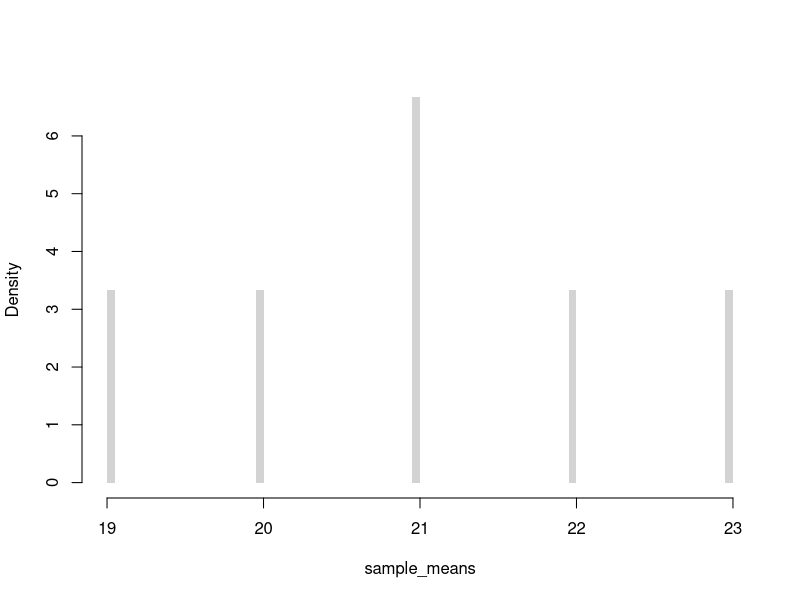
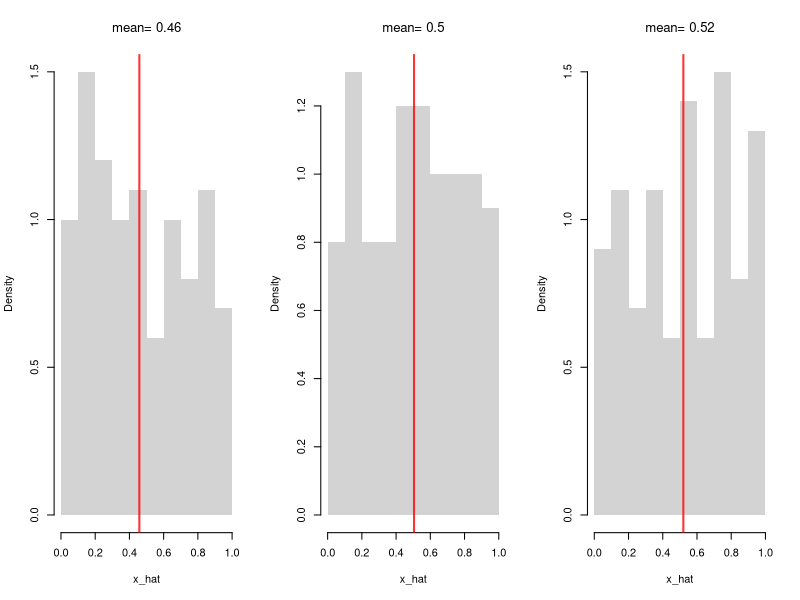
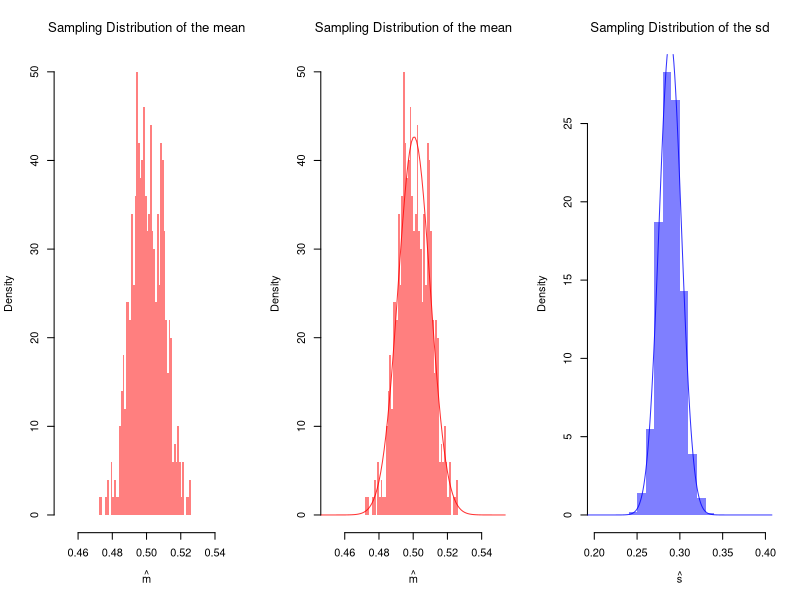
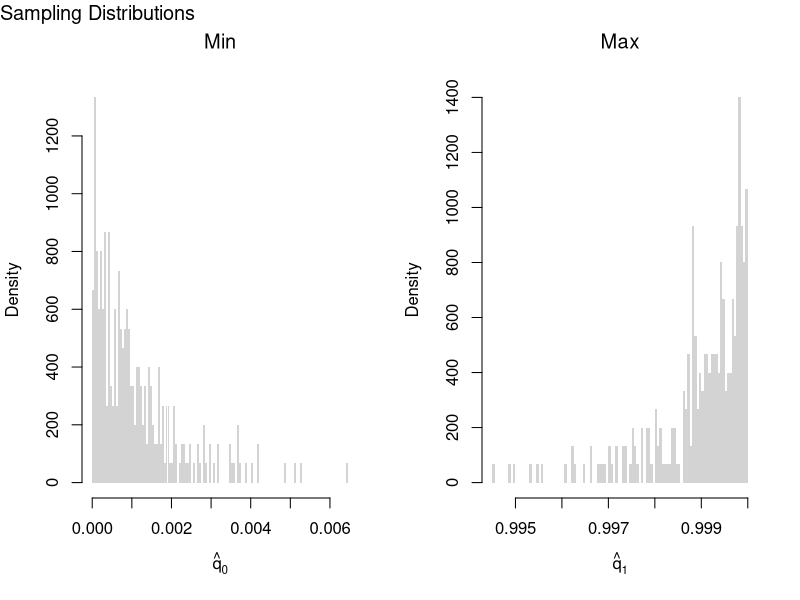
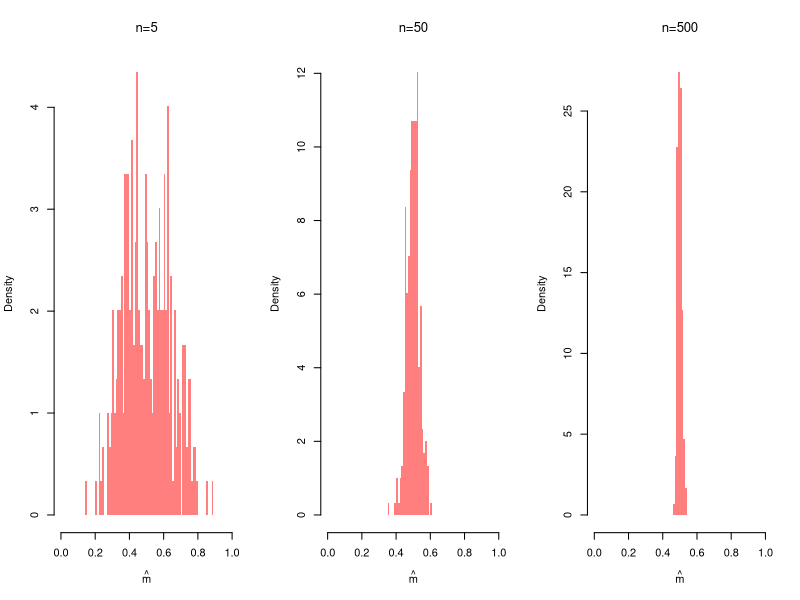
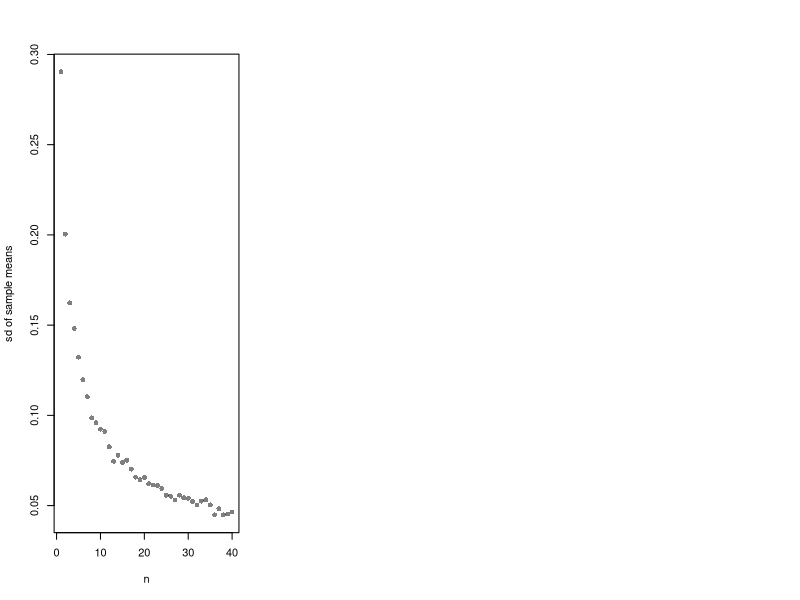
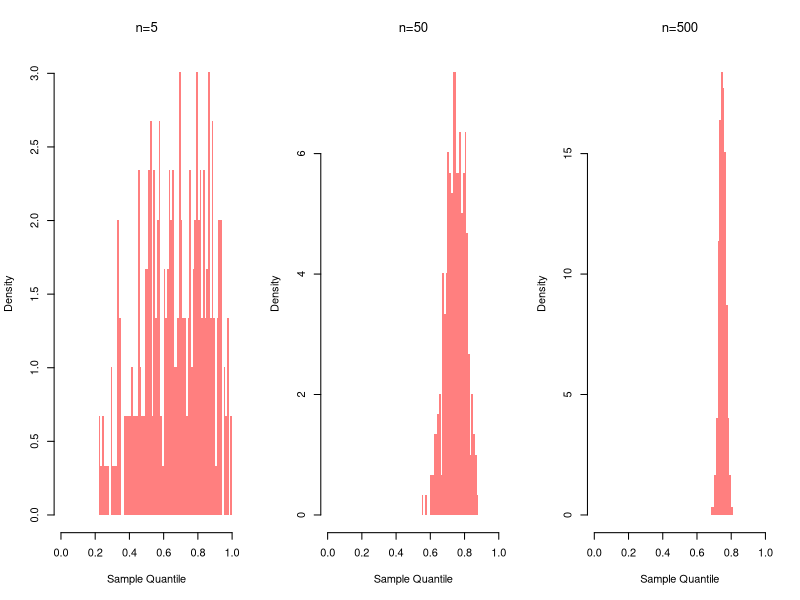
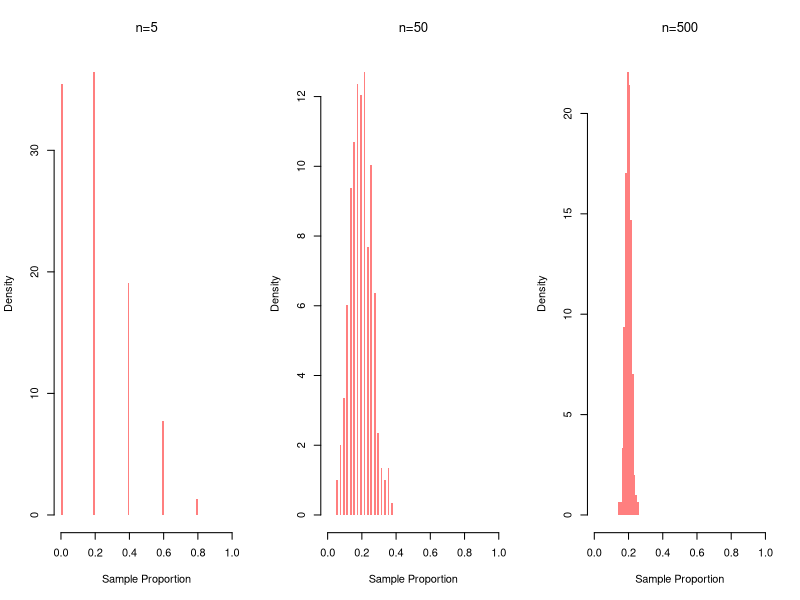

Write R code to recreate these figures, in order.
## ---- chunk 1
# Simple random sample (no duplicates, equal probability)
population_values <- c(1, 2, 3, 4) # population
sample(population_values, 2, replace=FALSE) #sample
## ---- chunk 2
#{1, 2, 3} {1, 3, 2}
#{2, 1, 3} {2, 3, 1}  
#{3, 2, 1} {3, 1, 2}
factorial(3)
## ---- chunk 3
#Ways to draw k=2 from a set with n=4
#{1, 2} {1, 3} {1, 4}  
#      {2, 3} {2, 4}  
#            {3, 4} 

choose(4, 2)
## ---- chunk 4
# License plates: 3 distinct letters, 3 distinct numbers
(26 * 25 * 24) * (10 * 9 * 8)

# Bank-account sample of 3 from 20 (order irrelevant)
choose(20, 3)

# HR committee: morning ordered, afternoon unordered
(25 * 24) * choose(23, 5)
## ---- chunk 5
#All possible samples of two from a bag of numbers {1, 2, 3, 4} with replacement 
#{1, 1} {1, 2} {1, 3}, {3, 4}
#{2, 2} {2, 3} {2, 4}
#{3, 3} {3, 4}
#{4, 4}

# Simple random sample (duplicates, equal probability)
sample(population_values, 2, replace=TRUE)
## ---- chunk 6
population_values <- c(18, 20, 22, 24) # Ages for student population
# six possible samples
m1_hat <- mean( population_values[c(1, 2)] ) #{1, 2}
m2_hat <- mean( population_values[c(1, 3)] ) #{1, 3}
m3_hat <- mean( population_values[c(1, 4)] ) #{3, 4}
m4_hat <- mean( population_values[c(2, 3)] ) #{2, 3}
m5_hat <- mean( population_values[c(2, 4)] ) #{2, 4}
m6_hat <- mean( population_values[c(3, 4)] ) #{3, 4}
# sampling distribution
sample_means <- c(m1_hat, m2_hat, m3_hat, m4_hat, m5_hat, m6_hat)
hist(sample_means,
    freq=FALSE, breaks=100,
    main=NA, border=NA)
## ---- chunk 7
# Three Sample Example from infinite population
x1_hat <- runif(100)
m1_hat <- mean(x1_hat)
x2_hat <- runif(100)
m2_hat <- mean(x2_hat)
x3_hat <- runif(100)
m3_hat <- mean(x3_hat)
sample_means <- c(m1_hat, m2_hat, m3_hat)
sample_means

# An Equivalent Approach: fill vector in a loop
sample_means <- rep(NA, 3)
for(i in seq(sample_means)){
    x_hat <- runif(100)
    m_hat <- mean(x_hat)
    sample_means[i] <- m_hat
}
sample_means
## ---- chunk 8
# Three Sample Example w/ Visual
par(mfrow=c(1, 3))
for(b in 1:3){
    x_hat <- runif(100)
    m_hat <-  mean(x_hat)
    hist(x_hat,
        breaks=seq(0, 1, by=.1), #for comparability
        freq=FALSE, main=NA, border=NA)
    abline(v=m_hat, col=rgb(1, 0, 0, .8), lwd=2)
    title(paste0('mean= ', round(m_hat, 2)),  font.main=1)
}
## ---- chunk 9
# Many sample example
sample_means <- rep(NA, 500)
for(i in seq_along(sample_means)){
    x_hat <- runif(1000)
    m_hat <- mean(x_hat)
    sample_means[i] <- m_hat
}
hist(sample_means,
    breaks=seq(0.45, 0.55, by=.001),
    border=NA, freq=FALSE,
    col=rgb(1, 0, 0, .5),
    xlab=expression(hat(m)),
    main=NA)
title('Sampling Distribution of the mean', font.main=1)
## ---- chunk 10
hist(sample_means,
    breaks=seq(0.45, 0.55, by=.001),
    border=NA, freq=FALSE,
    col=rgb(1, 0, 0, .5),
    xlab=expression(hat(m)),
    main=NA)
title('Sampling Distribution of the mean', font.main=1)

# Approximately normal?
m_sampling_hat <- mean(sample_means)
s_sampling_hat <- sd(sample_means)
x <- seq(0.1, 0.9, by=0.001)
fx <- dnorm(x, m_sampling_hat, s_sampling_hat)
lines(x, fx, col=rgb(1, 0, 0, .8))
## ---- chunk 11
# CLT example of the 'sd' statistic
sample_sds <- rep(NA, 1000)
for(i in seq_along(sample_sds)){
    x_hat <- runif(100) # same distribution
    s_hat <- sd(x_hat) # different statistic
    sample_sds[i] <- s_hat
}
hist(sample_sds,
    breaks=seq(0.2, 0.4, by=.01),
    border=NA, freq=FALSE,
    col=rgb(0, 0, 1, .5),
    xlab=expression(hat(s)),
    main=NA)
title('Sampling Distribution of the sd', font.main=1)

# Approximately normal?
m_sampling_hat <- mean(sample_sds)
s_sampling_hat <- sd(sample_sds)
x <- seq(0.1, 0.9, by=0.001)
fx <- dnorm(x, m_sampling_hat, s_sampling_hat)
lines(x, fx, col=rgb(0, 0, 1, .8))

# try another random variable, such as rexp(100) instead of runif(100)
## ---- chunk 12
# Create 300 samples, each with 1000 random uniform variables
X_samples <- matrix(nrow=300, ncol=1000)
for(i in seq(1, nrow(X_samples))){
    X_samples[i, ] <- runif(1000)
}
# Each row is a new sample
length(X_samples[1, ])

# Compute min and max for each sample
x_mins <- apply(X_samples, 1, quantile, probs=0)
x_maxs <- apply(X_samples, 1, quantile, probs=1)

# Plot the sampling distributions of min, median, and max
# Median looks normal. Maximum and minimum do not!
par(mfrow=c(1, 2))
hist(x_mins, breaks=100, main=NA,
    xlab=expression(hat(q)[0]), border=NA, freq=FALSE)
title('Min', font.main=1)
hist(x_maxs, breaks=100, main=NA,
    xlab=expression(hat(q)[1]), border=NA, freq=FALSE)
title('Max', font.main=1)
title('Sampling Distributions', outer=TRUE, line=-1, adj=0, font.main=1)
## ---- chunk 13
m_sampling_hat <- mean(sample_means)
round(m_sampling_hat, 3)
## ---- chunk 14
par(mfrow=c(1, 3))
for(n in c(5, 50, 500)){
    sample_means_n <- rep(NA, 299)
    for(i in seq_along(sample_means_n)){
        x_hat <- runif(n)
        m_hat <- mean(x_hat)
        sample_means_n[i] <- m_hat
    }
    hist(sample_means_n,
        breaks=seq(0, 1, by=.01),
        border=NA, freq=FALSE,
        col=rgb(1, 0, 0, .5),
        xlab=expression(hat(m)),
        main=NA)
    title(paste0('n=', n), font.main=1)
}
## ---- chunk 15
n_seq <- seq(1, 40)
sd_seq <- rep(NA, length(n_seq))
for(n in seq_along(sd_seq)){
    sample_means_n <- rep(NA, 499)
    for(i in seq_along(sample_means_n)){
        x_hat <- runif(n)
        m_hat <- mean(x_hat)
        sample_means_n[i] <- m_hat
    }
    sd_seq[n] <- sd(sample_means_n)
}
plot(n_seq, sd_seq, pch=16, col=grey(0, 0.5),
    xlab='n', ylab='sd of sample means', main=NA)
## ---- chunk 16
population_values <- c(18, 20, 22, 24) #student ages (population values)
mean(population_values) # Population mean

# six possible samples of size 2
m1_hat <- mean( population_values[c(1, 2)] ) #{1, 2}
m2_hat <- mean( population_values[c(1, 3)] ) #{1, 3}
m3_hat <- mean( population_values[c(1, 4)] ) #{1, 4}
m4_hat <- mean( population_values[c(2, 3)] ) #{2, 3}
m5_hat <- mean( population_values[c(2, 4)] ) #{2, 4}
m6_hat <- mean( population_values[c(3, 4)] ) #{3, 4}
means_2 <- c(m1_hat, m2_hat, m3_hat, m4_hat, m5_hat, m6_hat)
sort(means_2)

# four possible samples of size 3
m1_hat <- mean( population_values[c(1, 2, 3)] )
m2_hat <- mean( population_values[c(1, 2, 4)] )
m3_hat <- mean( population_values[c(1, 3, 4)] )
m4_hat <- mean( population_values[c(2, 3, 4)] )
means_3 <- c(m1_hat, m2_hat, m3_hat, m4_hat)
sort(means_3)
## ---- chunk 17
par(mfrow=c(1, 3))
for(n in c(5, 50, 500)){
    sample_quants_n <- rep(NA, 299)
    for(i in seq_along(sample_quants_n)){
        x_hat <- runif(n)
        q_hat <- quantile(x_hat, probs=0.75) #upper quartile
        sample_quants_n[i] <- q_hat
    }
    hist(sample_quants_n,
        breaks=seq(0, 1, by=.01),
        border=NA, freq=FALSE,
        col=rgb(1, 0, 0, .5),
        xlab='Sample Quantile',
        main=NA)
    title(paste0('n=', n), font.main=1)
}
## ---- chunk 18
par(mfrow=c(1, 3))
for(n in c(5, 50, 500)){
    sample_props_n <- rep(NA, 299)
    for(i in seq_along(sample_props_n)){
        x_hat <- sample(1:5, size=n, prob=c(1:5)/15, replace=TRUE)
        p3_hat <- mean(x_hat==3)
        sample_props_n[i] <- p3_hat
    }
    hist(sample_props_n,
        breaks=seq(0, 1, by=.01),
        border=NA, freq=FALSE,
        col=rgb(1, 0, 0, .5),
        xlab='Sample Proportion',
        main=NA)
    title(paste0('n=', n), font.main=1)
}
## ---- chunk 19
par(mfrow = c(1, 3))
for (n in c(50, 500, 5000)) {
  x_hat <- runif(n)
  F_hat <- ecdf(x_hat)
  plot(F_hat, main=NA)
  title(paste0('n=', n), font.main=1)
}
## ---- chunk 20
x_hat <- USArrests[, 'Murder']
m_hat <- mean(x_hat)
m_hat
## ---- chunk 21
# Generate Non-normal Data, from Hesterberg (2015)

# Population is 50% N(-2, 1) and 50% N(2, 4)
population_means <- c(-2, 2)
population_vars <- c(1, 4)

# Generate samples from population
rPopulation <- function(n){
  # Which distribution is each observation coming from
  di <- sample(1:2, size=n, replace=TRUE, prob=c(.5, .5))
  rnorm(n, mean=population_means[di], sd=sqrt(population_vars)[di])
}

# Compute Sample Mean
n <- 25
set.seed(2)
x_hat <- rPopulation(n)
m_hat <- mean(x_hat)
## ---- chunk 22
# Plot Bootstrap Mean
# Modified from Hesterberg (2015)

#### Some parameters for figure layout.
divideX <- c(.6, .65)
divideY <- c(0, .32, .33, .65, .70, 1)
useFraction <- .9
Fraction2 <- 0:1 + c(1, -1) * (1-useFraction)/2
rescaleY <- function(x) (x-.33)/.67
divideY3 <- (c(NA, NA, .33, .65, .70, 1) - .33)/.67

PlotSample <- function(x_hat,
    line_mean=TRUE,
    star=FALSE,
    lineM=NULL,
    col='gray'){
  # line_mean: logical, add a vertical line at the population mean.
  # star:  logical, label with xbar* instead of xbar
  # lineM: NULL or numeric; add a vertical line there

  hist(x_hat, breaks=seq(-6, 8, length=21), col=col,
       probability=TRUE, axes=FALSE, new=FALSE, border=NA,
       xlab='', xlim=c(-6, 8), ylim=c(0, .351),
       xaxs='i', yaxs='i', main=NA)
  axis(side=1, at=c(-6, 8))
  axis(side=1, at=mean(x_hat),
       if(star) expression(hat(m)^r) else expression(hat(m)))
  if(line_mean) {
    segments(mean(population_means), y0=0, y1=.32)
    axis(side=1, at=mean(population_means), '')
  }
  if(length(lineM)) {
    segments(lineM, y0=0, y1=.32, col=rgb(1, 0, 0, .8), lty=2)
    axis(side=1, at=lineM, '', col=rgb(1, 0, 0, .8))
  }
  invisible(NULL)
}

### Plot sample (as substitute for population)
par(fig=c(divideX[1] * (1/3 + 1/3 * Fraction2), divideY3[5:6]),
    mar=.1 + c(2, 0, 0, 0), mex=.8)
PlotSample(x_hat, lineM=m_hat)
axis(1, m_hat, expression(hat(m)), col=rgb(1, 0, 0, .8))

### Bootstrap samples
set.seed(2)  ## Cherry Pick Some Good Ones
boot_samples <- lapply(1:20, function(b) { sample(x_hat, replace=TRUE) })
boot_hists <- lapply(boot_samples, hist, breaks=seq(-6, 8, length=21), plot=FALSE)
boot_ids <- which(sapply(boot_hists, function(f_hat) max(f_hat[['counts']])) <= 5)
## Plot the Cherries
par(fig=c(divideX[1] * (0/3 + 1/3*Fraction2), divideY3[3:4]), new=TRUE)
PlotSample(boot_samples[[boot_ids[1]]], m_hat, line_mean=FALSE, star=TRUE)
par(fig=c(divideX[1] * (1/3 + 1/3*Fraction2), divideY3[3:4]), new=TRUE)
PlotSample(boot_samples[[boot_ids[3]]], m_hat, line_mean=FALSE, star=TRUE)
par(fig=c(divideX[1] * (2/3 + 1/3*Fraction2), divideY3[3:4]), new=TRUE)
PlotSample(boot_samples[[boot_ids[2]]], m_hat, line_mean=FALSE, star=TRUE)

### Bootstrap Distribution
par(fig=c(divideX[2], 1, 0, .5), new=TRUE)
par(mar=c(4.1, 0, 0, 0))
set.seed(2)
boot_means <- sapply(1:999, function(b) {
    x_boot <- sample(x_hat, replace=TRUE) # c.f. jackknife
    mean(x_boot)
})
hist(boot_means, xlim=c(-3, 3), ylim=c(0, 1), breaks=61, border=NA,
     axes=FALSE, col=rgb(.8, 0, 0, .5), freq=FALSE, main=NA, yaxs='i',
     xlab='', ylab='')
abline(v=m_hat, col=rgb(1, 0, 0, .8), lty=2)
abline(v=mean(population_means))
axis(1, c(-3, 3))
axis(1, at=m_hat, expression(hat(m)), col=rgb(1, 0, 0, .8))
#axis(3, at=mean(population_means), expression('\U0001D53C' * group('[', X[i], ']')))

### Arrows
par(mar=c(2.1, 0, 0, 0))
par(fig=c(0, 1, 0, 1), usr=c(0, 1, 0, 1))
arrows(lwd=1.5, length=.125,
       x0=divideX[1] * (.29 + .42 * ppoints(5)[c(1, 3, 5)]),
       x1=divideX[1] * seq(.3, .7, length=3),
       y0=rescaleY(divideY[4:5] %*% c(.2, .77)) - .05,
       y1=rescaleY(divideY[4] - c(.6, 1, .6)*(divideY[5]-divideY[4])) - .05)
arrows(divideX[1], c(.1, .2, .3), length=.125, divideX[2], lwd=1.5)

### Text
text(.4, .8, adj=0, 'Sample')
text((divideX[2]+1)/2, .55, adj=.5, 'Resampling Distribution')
text(0.01, divideY3[4]+.03, adj=0, 'Resamples (r)')
legend(.01, .9, lty=1:2, col=c(rgb(0, 0, 0, .8), rgb(1, 0, 0, .8)),
    legend=expression('\U0001D53C' * group('[', X[i], ']'), hat(m)))
## ---- chunk 23
x_small_hat <- c(1, 6, 7, 22)
jackknife_meds <- rep(NA, length(x_small_hat))
for(i in seq_along(jackknife_meds)){
    jackknife_meds[i] <- median(x_small_hat[-i])
}
jackknife_meds
mean(jackknife_meds)
## ---- chunk 24
x_hat <- USArrests[, 'Murder']
m_hat <- mean(x_hat)

# Jackknife Estimates
n <- length(x_hat)
jack_means <- rep(NA, n)
for(i in seq_along(jack_means)){
    x_jack <- x_hat[-i]
    m_i_hat <- mean(x_jack)
    jack_means[i] <- m_i_hat
}
hist(jack_means, breaks=25,
    border=NA, freq=FALSE,
    main=NA, xlab=expression(hat(m)^group('(', -i, ')')))
abline(v=m_hat, col=rgb(1, 0, 0, .8), lty=2)
## ---- chunk 25
set.seed(1)
x_small_hat <- c(1, 6, 7, 22)
boot_medians <- rep(NA, 8)
for(b in seq_along(boot_medians)){
    x_boot <- sample(x_small_hat, replace=TRUE)
    boot_medians[b] <- median(x_boot)
}
boot_medians
## ---- chunk 26
# Bootstrap estimates
boot_means <- rep(NA, 9999)
for(b in seq_along(boot_means)){
    x_boot <- sample(x_hat, replace=TRUE) # c.f. jackknife
    m_b_hat <- mean(x_boot)
    boot_means[b] <-m_b_hat
}

hist(boot_means, breaks=25,
    border=NA, freq=FALSE,
    main=NA, xlab=expression(hat(m)^group('(', b, ')')))
abline(v=m_hat, col=rgb(1, 0, 0, .8), lty=2)
## ---- chunk 27
# theoretical probabilities
x <- c(0, 1)
x_probs <- c(1/4, 3/4)
# sample draws
coin_hat <- sample(x, prob=x_probs, 1000, replace=TRUE)
F_hat <- ecdf(coin_hat)

x_probs_boot <- c(F_hat(0), 1-F_hat(0))
x_probs_boot # approximately the theoretical value
coin_boot <- sample(x, prob=x_probs_boot, 999, replace=TRUE)
# any draw from here is almost the same as the original process
## ---- chunk 28
sd(boot_means) # standard error estimate for the mean
sd(x_hat) # standard deviation
## ---- chunk 29
sd(jack_means)*sqrt(n) # standard error estimate for the mean
sd(boot_means) # standard error estimate for the mean
## ---- chunk 30
n_boot <- 999 # number of bootstrap samples
sample_sizes <- seq(1, length(x_hat), by=1) # different resample sizes

## For each sample size, compute the bootstrap SE
se_by_n <- rep(NA, length(sample_sizes))
for(n in seq_along(sample_sizes)){
    boot_means_n <- rep(NA, n_boot)
    for(b in seq(1, n_boot)){
        x_boot <- sample(x_hat, size=n, replace=TRUE)
        m_b_hat <- mean(x_boot) # statistic of interest
        boot_means_n[b] <- m_b_hat
    }
    se_n <- sd(boot_means_n) # How much the statistic varies across samples
    se_by_n[n] <- se_n
}

plot(sample_sizes, se_by_n, pch=16, col=grey(0, 0.5),
    ylab='standard error', xlab='sample size', main=NA)
## ---- chunk 31
med_hat <- quantile(x_hat, prob=0.5)

# Bootstrap estimates
boot_medians <- rep(NA, 9999)
for(b in seq_along(boot_medians)){
    x_boot <- sample(x_hat, replace=TRUE) # c.f. jackknife
    med_b_hat <- quantile(x_boot, prob=0.5)
    boot_medians[b] <- med_b_hat
}

hist(boot_medians, breaks=25,
    border=NA, freq=FALSE,
    main=NA, xlab=expression(Med[b]))
abline(v=med_hat, col=rgb(1, 0, 0, .8), lty=2)
## ---- chunk 32
# Standard error estimate for the median
sd(boot_medians)
